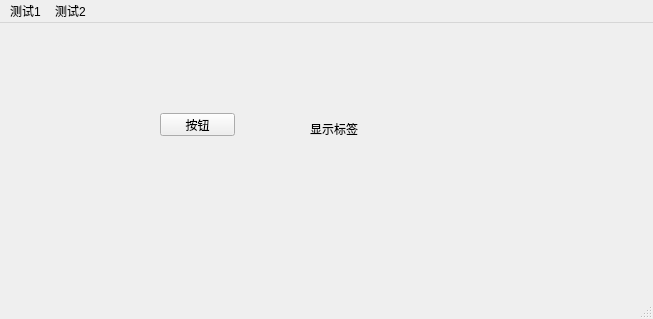
<?xml version="1.0" encoding="UTF-8"?>
<ui version="4.0">
 <class>MainWindow</class>
 <widget class="QMainWindow" name="MainWindow">
  <property name="geometry">
   <rect>
    <x>0</x>
    <y>0</y>
    <width>653</width>
    <height>319</height>
   </rect>
  </property>
  <property name="windowTitle">
   <string>PyQt测试项目</string>
  </property>
  <widget class="QWidget" name="centralwidget">
   <widget class="QPushButton" name="pushButton">
    <property name="geometry">
     <rect>
      <x>160</x>
      <y>90</y>
      <width>75</width>
      <height>23</height>
     </rect>
    </property>
    <property name="text">
     <string>按钮</string>
    </property>
   </widget>
   <widget class="QLabel" name="label">
    <property name="geometry">
     <rect>
      <x>310</x>
      <y>100</y>
      <width>54</width>
      <height>12</height>
     </rect>
    </property>
    <property name="text">
     <string>显示标签</string>
    </property>
   </widget>
  </widget>
  <widget class="QMenuBar" name="menubar">
   <property name="geometry">
    <rect>
     <x>0</x>
     <y>0</y>
     <width>653</width>
     <height>23</height>
    </rect>
   </property>
   <widget class="QMenu" name="menu_1">
    <property name="title">
     <string>测试1</string>
    </property>
    <addaction name="action1"/>
    <addaction name="action2"/>
    <addaction name="separator"/>
    <addaction name="action3"/>
    <addaction name="action4"/>
   </widget>
   <widget class="QMenu" name="menu_2">
    <property name="title">
     <string>测试2</string>
    </property>
    <addaction name="action11"/>
    <addaction name="action12"/>
    <addaction name="separator"/>
    <addaction name="action13"/>
    <addaction name="action14"/>
   </widget>
   <addaction name="menu_1"/>
   <addaction name="menu_2"/>
  </widget>
  <widget class="QStatusBar" name="statusbar"/>
  <action name="action1">
   <property name="text">
    <string>1</string>
   </property>
  </action>
  <action name="action2">
   <property name="text">
    <string>2</string>
   </property>
  </action>
  <action name="action3">
   <property name="text">
    <string>3</string>
   </property>
  </action>
  <action name="action4">
   <property name="text">
    <string>4</string>
   </property>
  </action>
  <action name="action11">
   <property name="text">
    <string>11</string>
   </property>
  </action>
  <action name="action12">
   <property name="text">
    <string>12</string>
   </property>
  </action>
  <action name="action13">
   <property name="text">
    <string>13</string>
   </property>
  </action>
  <action name="action14">
   <property name="text">
    <string>14</string>
   </property>
  </action>
 </widget>
 <resources/>
 <connections/>
</ui>
